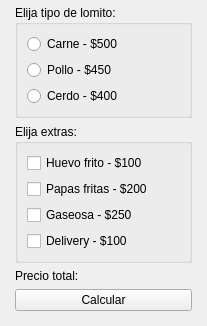
<?xml version="1.0" encoding="UTF-8"?>
<ui version="4.0">
 <class>MainWindow</class>
 <widget class="QMainWindow" name="MainWindow">
  <property name="geometry">
   <rect>
    <x>0</x>
    <y>0</y>
    <width>207</width>
    <height>289</height>
   </rect>
  </property>
  <property name="windowTitle">
   <string>MainWindow</string>
  </property>
  <widget class="QWidget" name="centralwidget">
   <layout class="QVBoxLayout" name="verticalLayout">
    <property name="leftMargin">
     <number>15</number>
    </property>
    <property name="topMargin">
     <number>5</number>
    </property>
    <property name="rightMargin">
     <number>15</number>
    </property>
    <property name="bottomMargin">
     <number>15</number>
    </property>
    <item>
     <widget class="QGroupBox" name="tipoLomito">
      <property name="title">
       <string>Elija tipo de lomito:</string>
      </property>
      <layout class="QVBoxLayout" name="verticalLayout_2">
       <item>
        <widget class="QRadioButton" name="lomitoCarne">
         <property name="text">
          <string>Carne - $500</string>
         </property>
        </widget>
       </item>
       <item>
        <widget class="QRadioButton" name="lomitoPollo">
         <property name="text">
          <string>Pollo - $450</string>
         </property>
        </widget>
       </item>
       <item>
        <widget class="QRadioButton" name="lomitoCerdo">
         <property name="text">
          <string>Cerdo - $400</string>
         </property>
        </widget>
       </item>
      </layout>
     </widget>
    </item>
    <item>
     <widget class="QGroupBox" name="extras">
      <property name="title">
       <string>Elija extras:</string>
      </property>
      <layout class="QVBoxLayout" name="verticalLayout_4">
       <item>
        <widget class="QCheckBox" name="huevoFrito">
         <property name="text">
          <string>Huevo frito - $100</string>
         </property>
        </widget>
       </item>
       <item>
        <widget class="QCheckBox" name="papasFritas">
         <property name="text">
          <string>Papas fritas - $200</string>
         </property>
        </widget>
       </item>
       <item>
        <widget class="QCheckBox" name="gaseosa">
         <property name="text">
          <string>Gaseosa - $250</string>
         </property>
        </widget>
       </item>
       <item>
        <widget class="QCheckBox" name="delivery">
         <property name="text">
          <string>Delivery - $100</string>
         </property>
        </widget>
       </item>
      </layout>
     </widget>
    </item>
    <item>
     <widget class="QLabel" name="precioTotal">
      <property name="text">
       <string>Precio total:</string>
      </property>
     </widget>
    </item>
    <item>
     <widget class="QPushButton" name="btnCalcular">
      <property name="text">
       <string>Calcular</string>
      </property>
     </widget>
    </item>
   </layout>
  </widget>
 </widget>
 <resources/>
 <connections/>
</ui>
